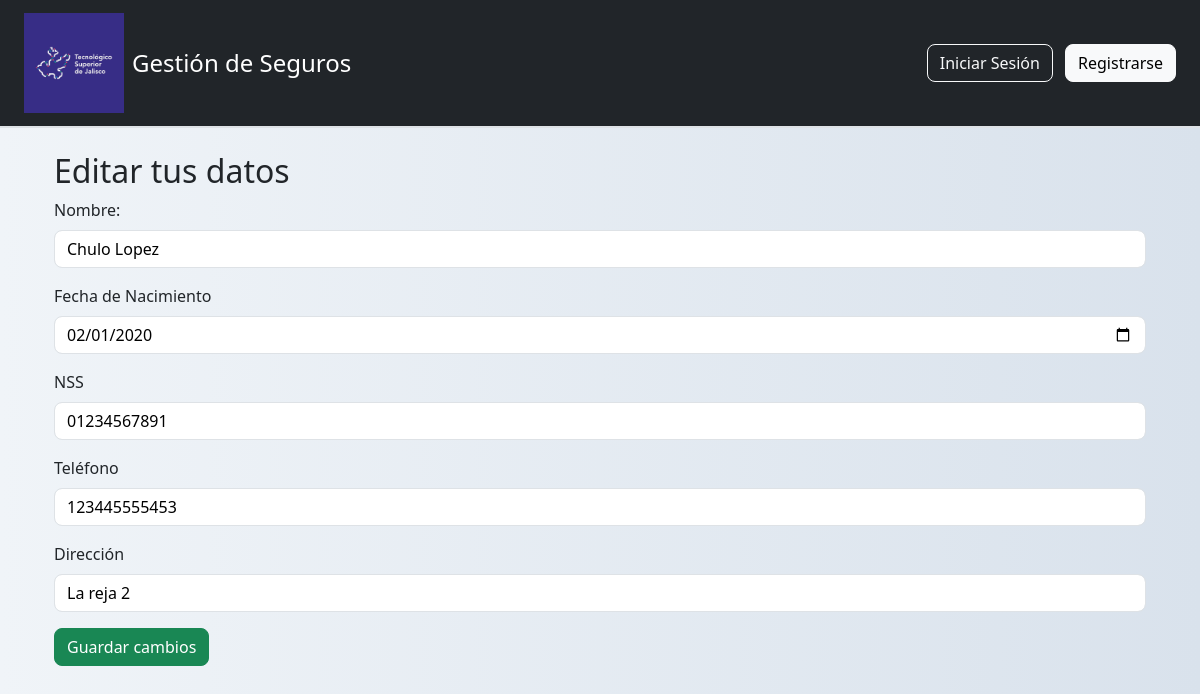
/auth/editar/1, run on the app's committed database.
### tables this page shows
CREATE TABLE pacientes (
    id INTEGER PRIMARY KEY AUTOINCREMENT,
    usuario_id INTEGER,
    nombre TEXT NOT NULL,
    fecha_nacimiento TEXT NOT NULL,
    nss TEXT NOT NULL,
    telefono TEXT,
    direccion TEXT, medico_id INTEGER REFERENCES medicos(id),
    FOREIGN KEY(usuario_id) REFERENCES usuarios(id)
);

### mi_app/auth/routes.py (the view, shortened to what this page needs)
@auth_bp.route('/editar/<int:id>', methods=['GET', 'POST'])
def editar(id):
    conn = get_db_connection()
    paciente = conn.execute('SELECT * FROM pacientes WHERE id = ?', (id,)).fetchone()
    conn.close()
    return render_template('paciente/editar.html', paciente=paciente)

### mi_app/auth/routes.py (called while the page is built)
def get_db_connection():
    conn = sqlite3.connect('base_datos.db')
    conn.row_factory = sqlite3.Row
    return conn

### templates/paciente/editar.html (shortened to what this page needs)
{% extends "base.html" %}
{% block content %}
<div class="container mt-4">
    <h2>Editar tus datos</h2>
    <form method="post">
        <div class="mb-3">
            <label for="nombre" class="form-label">Nombre:</label>
            <input type="text" class="form-control" name="nombre" value="{{ paciente.nombre }}" required>
        </div>
        <div class="mb-3">
            <label for="fecha_nacimiento" class="form-label">Fecha de Nacimiento</label>
            <input type="date" class="form-control" name="fecha_nacimiento" value="{{ paciente['fecha_nacimiento'] }}">
        </div>
        <div class="mb-3">
            <label for="nss" class="form-label">NSS</label>
            <input type="text" class="form-control" name="nss" value="{{ paciente['nss'] }}">
        </div>
        <div class="mb-3">
            <label for="telefono" class="form-label">Teléfono</label>
            <input type="text" class="form-control" name="telefono" value="{{ paciente['telefono'] }}">
        </div>
        <div class="mb-3">
            <label for="direccion" class="form-label">Dirección</label>
            <input type="text" class="form-control" name="direccion" value="{{ paciente['direccion'] }}">
        </div>
        <button type="submit" class="btn btn-success">Guardar cambios</button>
    </form>
</div>
{% endblock %}

### mi_app/templates/base.html (style rules this page uses)
body { background: linear-gradient(to right, #f0f4f8, #d9e2ec); color: #212529; min-height: 100vh; margin: 0; }
.card, .table, .form-control { background-color: #ffffff; color: #000; border-radius: 0.5rem; }
.btn { border-radius: 0.5rem; }

### data on the page
pacientes: nombre "Chulo Lopez", fecha_nacimiento "02/01/2020", nss "01234567891", telefono "123445555453", direccion "La reja 2"
